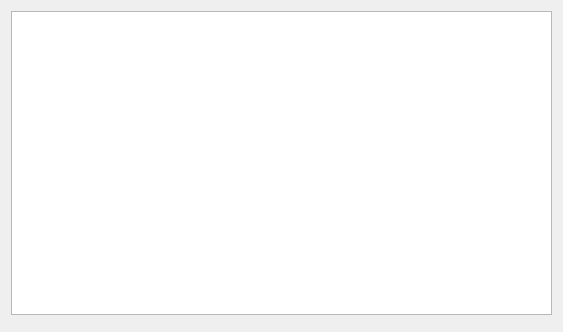
<?xml version="1.0" encoding="UTF-8"?>
<ui version="4.0">
 <class>PageAppNrf</class>
 <widget class="QWidget" name="PageAppNrf">
  <property name="geometry">
   <rect>
    <x>0</x>
    <y>0</y>
    <width>563</width>
    <height>332</height>
   </rect>
  </property>
  <property name="font">
   <font>
    <family>Microsoft YaHei</family>
   </font>
  </property>
  <property name="windowTitle">
   <string>Form</string>
  </property>
  <layout class="QVBoxLayout" name="verticalLayout">
   <item>
    <widget class="ParamTable" name="generalTab"/>
   </item>
   <item>
    <widget class="NrfPair" name="nrfPair" native="true"/>
   </item>
  </layout>
 </widget>
 <customwidgets>
  <customwidget>
   <class>ParamTable</class>
   <extends>QTableWidget</extends>
   <header>widgets/paramtable.h</header>
  </customwidget>
  <customwidget>
   <class>NrfPair</class>
   <extends>QWidget</extends>
   <header>widgets/nrfpair.h</header>
   <container>1</container>
  </customwidget>
 </customwidgets>
 <resources/>
 <connections/>
</ui>
